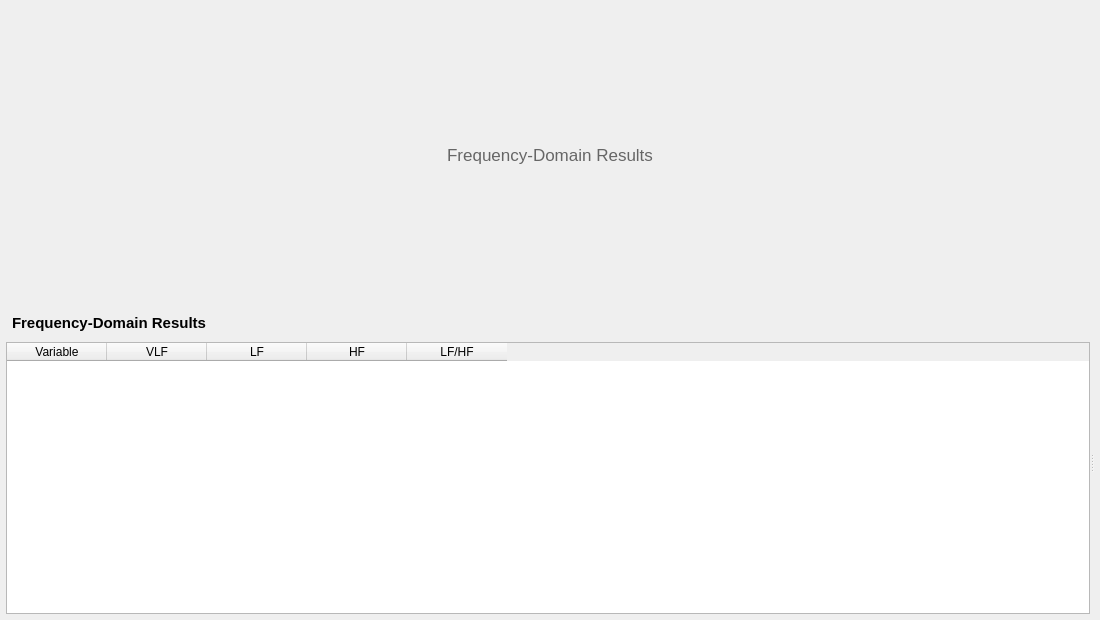
<?xml version="1.0" encoding="UTF-8"?>
<ui version="4.0">
 <class>HrvFreqDomainTabBase</class>
 <widget class="QWidget" name="HrvFreqDomainTabBase">
  <property name="geometry">
   <rect><x>0</x><y>0</y><width>1100</width><height>620</height></rect>
  </property>
  <layout class="QVBoxLayout" name="rootLayout">
   <property name="leftMargin"><number>6</number></property>
   <property name="topMargin"><number>6</number></property>
   <property name="rightMargin"><number>6</number></property>
   <property name="bottomMargin"><number>6</number></property>

   <item>
    <widget class="QLabel" name="placeholder">
     <property name="text"><string>Frequency-Domain Results</string></property>
     <property name="alignment"><set>Qt::AlignCenter</set></property>
     <property name="styleSheet">
      <string notr="true">color: #666666; font-size: 13pt; padding: 30px;</string>
     </property>
    </widget>
   </item>

   <item>
    <widget class="QSplitter" name="splitter">
     <property name="orientation"><enum>Qt::Horizontal</enum></property>
     <property name="childrenCollapsible"><bool>false</bool></property>

     <widget class="QWidget" name="leftPane" native="true">
      <layout class="QVBoxLayout" name="leftLayout">
       <property name="leftMargin"><number>0</number></property>
       <property name="topMargin"><number>0</number></property>
       <property name="rightMargin"><number>0</number></property>
       <property name="bottomMargin"><number>0</number></property>
       <item>
        <widget class="QLabel" name="title">
         <property name="text"><string>Frequency-Domain Results</string></property>
         <property name="styleSheet">
          <string notr="true">font-weight: bold; font-size: 11pt; padding: 4px 2px;</string>
         </property>
        </widget>
       </item>
       <item>
        <widget class="QTableWidget" name="table">
         <property name="alternatingRowColors"><bool>true</bool></property>
         <property name="editTriggers"><set>QAbstractItemView::NoEditTriggers</set></property>
         <attribute name="horizontalHeaderVisible"><bool>true</bool></attribute>
         <attribute name="verticalHeaderVisible"><bool>false</bool></attribute>
         <column><property name="text"><string>Variable</string></property></column>
         <column><property name="text"><string>VLF</string></property></column>
         <column><property name="text"><string>LF</string></property></column>
         <column><property name="text"><string>HF</string></property></column>
         <column><property name="text"><string>LF/HF</string></property></column>
        </widget>
       </item>
      </layout>
     </widget>

     <widget class="QWidget" name="rightPane" native="true">
      <layout class="QVBoxLayout" name="rightLayout">
       <property name="leftMargin"><number>0</number></property>
       <property name="topMargin"><number>0</number></property>
       <property name="rightMargin"><number>0</number></property>
       <property name="bottomMargin"><number>0</number></property>
       <property name="spacing"><number>4</number></property>
       <item>
        <widget class="MplCanvas" name="canvasPsd" native="true">
         <property name="sizePolicy">
          <sizepolicy hsizetype="Expanding" vsizetype="Expanding">
           <horstretch>0</horstretch><verstretch>3</verstretch>
          </sizepolicy>
         </property>
         <property name="minimumSize"><size><width>0</width><height>180</height></size></property>
        </widget>
       </item>
       <item>
        <widget class="MplCanvas" name="canvasBars" native="true">
         <property name="sizePolicy">
          <sizepolicy hsizetype="Expanding" vsizetype="Expanding">
           <horstretch>0</horstretch><verstretch>2</verstretch>
          </sizepolicy>
         </property>
         <property name="minimumSize"><size><width>0</width><height>120</height></size></property>
        </widget>
       </item>
      </layout>
     </widget>
    </widget>
   </item>
  </layout>
 </widget>
 <customwidgets>
  <customwidget>
   <class>MplCanvas</class>
   <extends>QWidget</extends>
   <header>nirs_vot_gui.widgets.mpl_canvas</header>
   <container>1</container>
  </customwidget>
 </customwidgets>
 <resources/>
 <connections/>
</ui>
